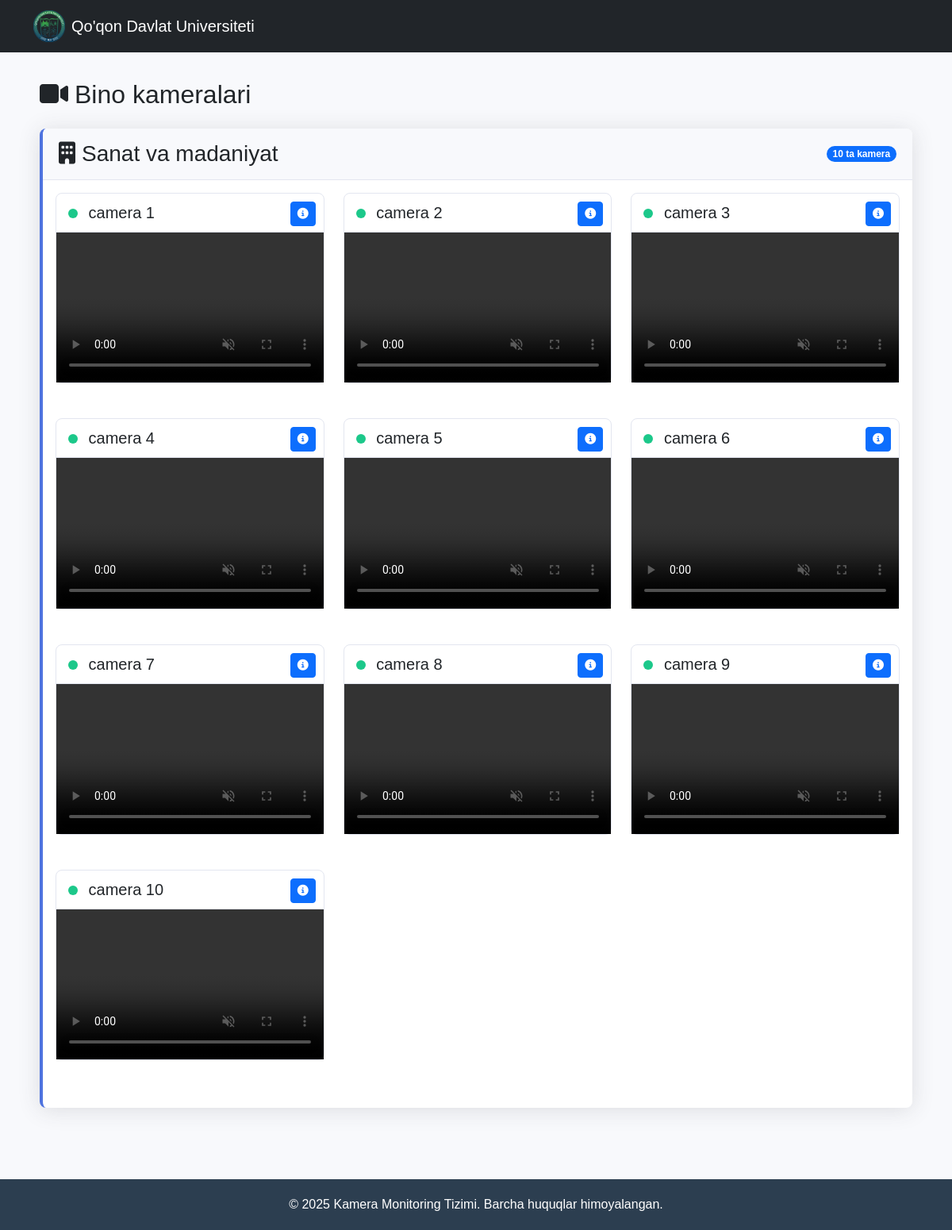
Before: / with the older database file.
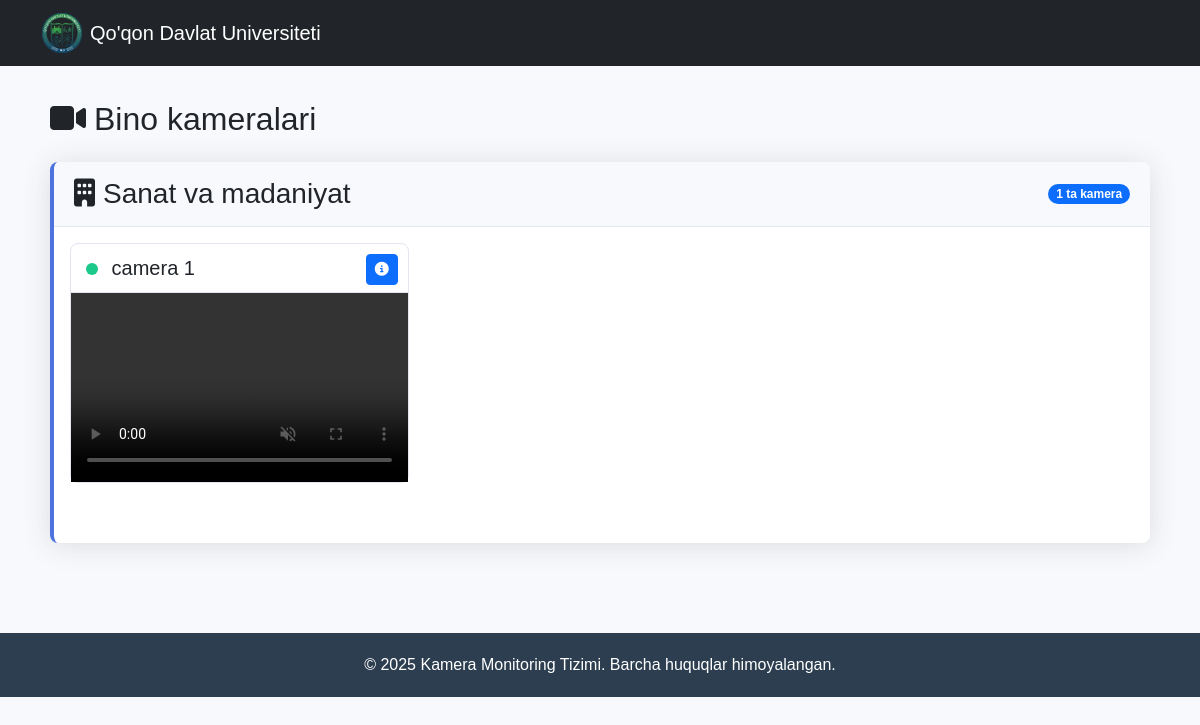
After: the same page with the newer database file.
### kamera/models.py (models this page shows, shortened)
class Bino(models.Model):
    name = models.CharField(max_length=100)

class Camera(models.Model):
    bino = models.ForeignKey(Bino, on_delete=models.CASCADE, related_name='kameralar')
    name = models.CharField(max_length=100)
    port = models.IntegerField(default=554)
    ip = models.CharField(max_length=100)
    chanel = models.CharField(max_length=100)
    username = models.CharField(max_length=50, default='admin')
    password = models.CharField(max_length=50, default='990507817a')
    youtube = models.BooleanField(default=False)
    link = models.CharField(max_length=500, blank=True)

### kamera/views.py (the view)
# urls.py: path('', views.home, name='home'),
def home(request):
    binolar = Bino.objects.prefetch_related('kameralar').all()
    return render(request, 'kamera/home.html', {'binolar': binolar})

### templates/kamera/home.html (shortened to what this page needs)
{% load static %}
<!DOCTYPE html>
<html lang="uz">
<head>
    <link href="https://cdn.jsdelivr.net/npm/bootstrap@5.3.0/dist/css/bootstrap.min.css" rel="stylesheet">
    <link rel="stylesheet" href="https://cdnjs.cloudflare.com/ajax/libs/font-awesome/6.4.0/css/all.min.css">
</head>
<body>
    <nav class="navbar navbar-expand-lg navbar-dark bg-dark fixed-top">
        <div class="container">
            <a class="navbar-brand d-flex align-items-center" href="#">
                <img src="{% static 'images/logo.png' %}" alt="QDU" class="me-2" style="height: 40px;">
                <span>Qo'qon Davlat Universiteti</span>
            </a>
        </div>
    </nav>
    <div class="main-content container">
        <div class="d-flex justify-content-between align-items-center mb-4">
            <h2 class="mb-0"><i class="fas fa-video me-2"></i>Bino kameralari</h2>
        </div>
        {% for bino in binolar %}
        <div class="building-card">
            <div class="building-header d-flex justify-content-between align-items-center">
                <h3 class="mb-0">
                    <i class="fas fa-building me-2"></i>{{ bino.name }}
                </h3>
                <span class="badge bg-primary rounded-pill">{{ bino.kameralar.count }} ta kamera</span>
            </div>
            <div class="p-3">
                <div class="row">
                    {% for camera in bino.kameralar.all %}
                    <div class="col-lg-4 col-md-6 mb-4">
                        <div class="camera-card">
                            <div class="camera-header">
                                <h5 class="mb-0">
                                    <span class="status-badge status-active"></span>
                                    {{ camera.name }}
                                </h5>
                                <div class="camera-actions">
                                    <a href="{% url 'camera_detail' camera.id %}" class="btn btn-sm btn-primary" title="Batafsil">
                                        <i class="fas fa-info-circle"></i>
                                    </a>
                                </div>
                            </div>
                            <div class="video-container">
                                {% if camera.youtube %}
                                    <iframe id="youtube{{ camera.id }}"
                                            src="{{ camera.link }}"
                                            frameborder="0"
                                            allow="accelerometer; autoplay; clipboard-write; encrypted-media; gyroscope; picture-in-picture"
                                            allowfullscreen></iframe>
                                {% else %}
                                    <video id="video{{ camera.id }}" controls autoplay muted></video>
                                {% endif %}
                            </div>
                        </div>
                    </div>
                    {% endfor %}
                </div>
            </div>
        </div>
        {% empty %}
        <div class="alert alert-warning text-center">
            <i class="fas fa-exclamation-triangle me-2"></i>Hech qanday bino mavjud emas. Iltimos, avval bino qo'shing.
        </div>
        {% endfor %}
    </div>
    <footer class="footer">
        <div class="container text-center">
            <p class="mb-0">© {% now "Y" %} Kamera Monitoring Tizimi. Barcha huquqlar himoyalangan.</p>
        </div>
    </footer>
</body>
</html>

### templates/kamera/home.html (style rules this page uses)
:root { --primary-color: #4e73df; --secondary-color: #2c3e50; --success-color: #1cc88a; --danger-color: #e74a3b; --navbar-color: #3a3b45; }
body { font-family: 'Nunito', sans-serif; background-color: #f8f9fc; padding-top: 60px; }
.main-content { margin-top: 20px; padding: 20px; }
.building-card { background-color: white; border-radius: 8px; box-shadow: 0 0.15rem 1.75rem 0 rgba(58, 59, 69, 0.15); margin-bottom: 30px; border-left: 4px solid var(--primary-color); }
.building-header { padding: 15px 20px; border-bottom: 1px solid #e3e6f0; background-color: #f8f9fc; border-radius: 8px 8px 0 0; }
.camera-card { border: 1px solid #e3e6f0; border-radius: 8px; margin-bottom: 20px; transition: transform 0.3s; background-color: white; }
.camera-header { padding: 12px 15px; border-bottom: 1px solid #e3e6f0; position: relative; }
.video-container { position: relative; padding-bottom: 56.25%; height: 0; overflow: hidden; background-color: #000; }
.video-container video, .video-container iframe { position: absolute; top: 0; left: 0; width: 100%; height: 100%; border: none; }
.status-badge { width: 12px; height: 12px; border-radius: 50%; display: inline-block; margin-right: 8px; }
.status-active { background-color: var(--success-color); }
.camera-actions { position: absolute; top: 10px; right: 10px; z-index: 10; }
.footer { background-color: var(--secondary-color); color: white; padding: 20px 0; margin-top: 40px; }

Changed rows visible on the page:
removed Camera: name "camera 2"
removed Camera: name "camera 3"
removed Camera: name "camera 4"
removed Camera: name "camera 5"
removed Camera: name "camera 6"
removed Camera: name "camera 7"
removed Camera: name "camera 8"
removed Camera: name "camera 9"
removed Camera: name "camera 10"
computed for Bino "Sanat va madaniyat": kameralar.count "10" → "1"
